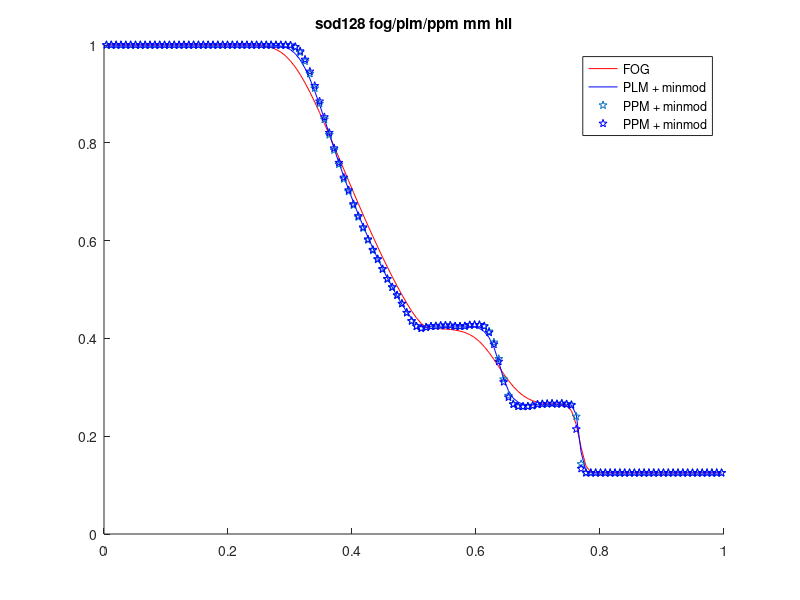
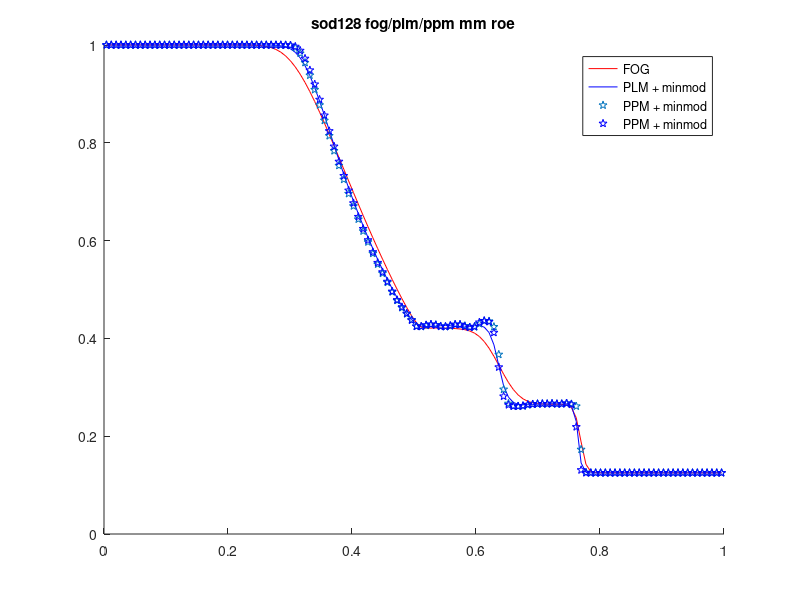

Source code (MATLAB) for these figures, in order:
close all;
clear all;
clf;
foghll=dlmread('slug_sod128_fog_mm_hll_10021.dat');
plmmmhll=dlmread('slug_sod128_plm_mm_hll_10021.dat');
ppmmmhll=dlmread('slug_sod128_ppm_mm_hll_10021.dat');
ppmmmhll2=dlmread('slug_sod_ppm_mm_hll_10021.dat');

figure(1);
hold on;
title('sod128 fog/plm/ppm mm hll')
plot(foghll(:,1),foghll(:,2),'r');
plot(plmmmhll(:,1),plmmmhll(:,2),'b');
plot(ppmmmhll(:,1),ppmmmhll(:,2),'p');
plot(ppmmmhll2(:,1),ppmmmhll2(:,2),'pb');
legend('FOG','PLM + minmod','PPM + minmod', 'PPM + minmod');


fogroe=dlmread('slug_sod128_fog_mm_roe_10021.dat');
plmmmroe=dlmread('slug_sod128_plm_mm_roe_10021.dat');
ppmmmroe=dlmread('slug_sod128_ppm_mm_roe_10021.dat');
ppmmmroe2=dlmread('slug_sod_ppm_mm_roe_10021.dat');


figure(2);
hold on;
title('sod128 fog/plm/ppm mm roe')
plot(fogroe(:,1),fogroe(:,2),'r');
plot(plmmmroe(:,1),plmmmroe(:,2),'b');
plot(ppmmmroe(:,1),ppmmmroe(:,2),'p');
plot(ppmmmroe2(:,1),ppmmmroe2(:,2),'pb');

legend('FOG','PLM + minmod','PPM + minmod', 'PPM + minmod');